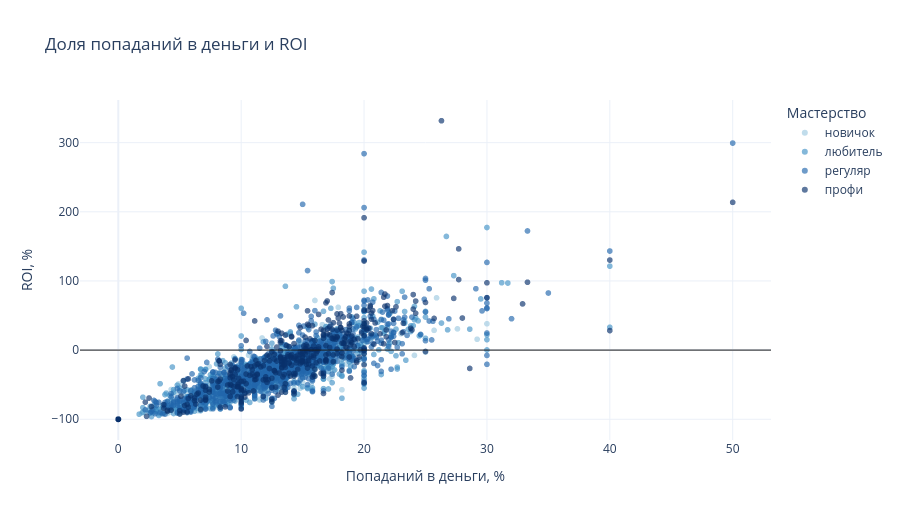

Here is the notebook cell this chart was saved with:
### Markdown cell above
### Часть 2. Динамика и интерактивная визуализация в Plotly

### Задание 2.2. Интерактивная диаграмма рассеяния

Временного признака в наборе нет: каждая строка — итог игрока за всю выборку, дат турниров нет. Поэтому строится интерактивная диаграмма рассеяния `px.scatter`: доля попаданий в деньги `itm_rate` против `realized_roi` — пара с самой сильной корреляцией из задания 1.5, цвет — уровень мастерства. При наведении на точку всплывает подсказка с идентификатором игрока и семью признаками одновременно. Отображается случайная выборка в 3 000 игроков.

### Code cell
scatter_df = df.sample(3000, random_state=6401).assign(
    банкрот=lambda d: d["went_broke"].map({1: "да", 0: "нет"}).astype(str),
    skill_band=lambda d: d["skill_band"].astype(str),
)

fig_scatter = px.scatter(
    scatter_df, x="itm_rate", y="realized_roi", color="skill_band",
    category_orders={"skill_band": ["новичок", "любитель", "регуляр", "профи"]},
    color_discrete_sequence=SKILL_COLORS, opacity=0.65,
    hover_name="player_id",
    hover_data={"skill": ":.2f", "tournaments_played": True, "bankroll_buyins": True,
                "biggest_cash_x": ":.1f", "final_bankroll_bi": ":.1f", "банкрот": True,
                "itm_rate": ":.1f", "realized_roi": ":.1f", "skill_band": False},
    labels={"itm_rate": "Попаданий в деньги, %", "realized_roi": "ROI, %",
            "skill_band": "Мастерство", "skill": "skill", "tournaments_played": "турниров",
            "bankroll_buyins": "банкролл, BI", "biggest_cash_x": "крупнейший занос, x",
            "final_bankroll_bi": "итоговый банкролл, BI"},
    title="Доля попаданий в деньги и ROI",
    template="plotly_white", height=520,
)
fig_scatter.update_traces(marker={"size": 6})
fig_scatter.add_hline(y=0, line_color="#1b1b1b", line_width=1)
fig_scatter.show()

print(df.groupby(pd.cut(df["itm_rate"], [0, 5, 10, 15, 20, 60], include_lowest=True), observed=True)
      .agg(игроков=("player_id", "count"), средний_roi=("realized_roi", "mean"),
           доля_прибыльных=("profitable", lambda s: s.astype(int).mean() * 100)).round(2).to_string())
print("игроков с itm_rate = 0:", int((df["itm_rate"] == 0).sum()),
      "| их ROI:", df.loc[df["itm_rate"] == 0, "realized_roi"].unique())

### Figure 1 — Plotly figure (JSON) as saved in the notebook; plotly's stock layout.template omitted (floating-point values rounded to 4 significant figures; data arrays with more than 128 entries replaced by an {"elided": "..."} marker saying what was removed)
{"data": [{"customdata": {"elided": "484x7 mixed values"}, "hovertemplate": "<b>%{hovertext}</b><br><br>Попаданий в деньги, %=%{x:.1f}<br>ROI, %=%{y:.1f}<br>skill=%{customdata[0]:.2f}<br>турниров=%{customdata[1]}<br>банкролл, BI=%{customdata[2]}<br>крупнейший занос, x=%{customdata[3]:.1f}<br>итоговый банкролл, BI=%{customdata[4]:.1f}<br>банкрот=%{customdata[5]}<extra></extra>", "hovertext": {"elided": "484 str values"}, "legendgroup": "новичок", "marker": {"color": "#9ecae1", "opacity": 0.65, "size": 6, "symbol": "circle"}, "mode": "markers", "name": "новичок", "showlegend": true, "type": "scattergl", "x": {"elided": "484 float values"}, "xaxis": "x", "y": {"elided": "484 float values"}, "yaxis": "y"}, {"customdata": {"elided": "1038x7 mixed values"}, "hovertemplate": "<b>%{hovertext}</b><br><br>Попаданий в деньги, %=%{x:.1f}<br>ROI, %=%{y:.1f}<br>skill=%{customdata[0]:.2f}<br>турниров=%{customdata[1]}<br>банкролл, BI=%{customdata[2]}<br>крупнейший занос, x=%{customdata[3]:.1f}<br>итоговый банкролл, BI=%{customdata[4]:.1f}<br>банкрот=%{customdata[5]}<extra></extra>", "hovertext": {"elided": "1038 str values"}, "legendgroup": "любитель", "marker": {"color": "#4292c6", "opacity": 0.65, "size": 6, "symbol": "circle"}, "mode": "markers", "name": "любитель", "showlegend": true, "type": "scattergl", "x": {"elided": "1038 float values"}, "xaxis": "x", "y": {"elided": "1038 float values"}, "yaxis": "y"}, {"customdata": {"elided": "1045x7 mixed values"}, "hovertemplate": "<b>%{hovertext}</b><br><br>Попаданий в деньги, %=%{x:.1f}<br>ROI, %=%{y:.1f}<br>skill=%{customdata[0]:.2f}<br>турниров=%{customdata[1]}<br>банкролл, BI=%{customdata[2]}<br>крупнейший занос, x=%{customdata[3]:.1f}<br>итоговый банкролл, BI=%{customdata[4]:.1f}<br>банкрот=%{customdata[5]}<extra></extra>", "hovertext": {"elided": "1045 str values"}, "legendgroup": "регуляр", "marker": {"color": "#2166ac", "opacity": 0.65, "size": 6, "symbol": "circle"}, "mode": "markers", "name": "регуляр", "showlegend": true, "type": "scattergl", "x": {"elided": "1045 float values"}, "xaxis": "x", "y": {"elided": "1045 float values"}, "yaxis": "y"}, {"customdata": {"elided": "433x7 mixed values"}, "hovertemplate": "<b>%{hovertext}</b><br><br>Попаданий в деньги, %=%{x:.1f}<br>ROI, %=%{y:.1f}<br>skill=%{customdata[0]:.2f}<br>турниров=%{customdata[1]}<br>банкролл, BI=%{customdata[2]}<br>крупнейший занос, x=%{customdata[3]:.1f}<br>итоговый банкролл, BI=%{customdata[4]:.1f}<br>банкрот=%{customdata[5]}<extra></extra>", "hovertext": {"elided": "433 str values"}, "legendgroup": "профи", "marker": {"color": "#08306b", "opacity": 0.65, "size": 6, "symbol": "circle"}, "mode": "markers", "name": "профи", "showlegend": true, "type": "scattergl", "x": {"elided": "433 float values"}, "xaxis": "x", "y": {"elided": "433 float values"}, "yaxis": "y"}], "layout": {"height": 520, "legend": {"title": {"text": "Мастерство"}, "tracegroupgap": 0}, "shapes": [{"line": {"color": "#1b1b1b", "width": 1}, "type": "line", "x0": 0, "x1": 1, "xref": "x domain", "y0": 0, "y1": 0, "yref": "y"}], "title": {"text": "Доля попаданий в деньги и ROI"}, "xaxis": {"anchor": "y", "domain": [0.0, 1.0], "title": {"text": "Попаданий в деньги, %"}}, "yaxis": {"anchor": "x", "domain": [0.0, 1.0], "title": {"text": "ROI, %"}}}}
